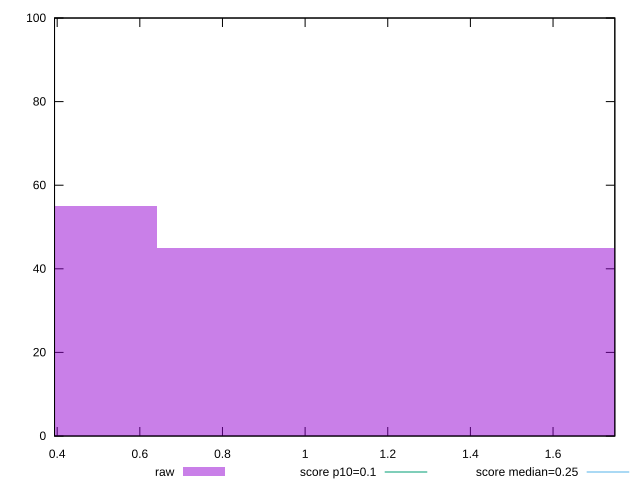

The script that saved this image:
reset

$raw <<EOF
1.2823070804234267 45
0 55
EOF

set key outside below
set boxwidth 1.2823070804234267
set xrange [0.39359130859374997:1.7495150756835938]
set yrange [0:100]
set trange [0:100]
set style fill transparent solid 0.5 noborder

set parametric
set terminal svg size 640, 490 enhanced background rgb 'white'
set output "report_00018_2021-02-10T15-25-16.877Z/cumulative-layout-shift/samples/pages+cached+noadtech/raw/histogram.svg"

plot $raw title "raw" with boxes, \
     0.1,t title "score p10=0.1", \
     0.25,t title "score median=0.25"

reset
